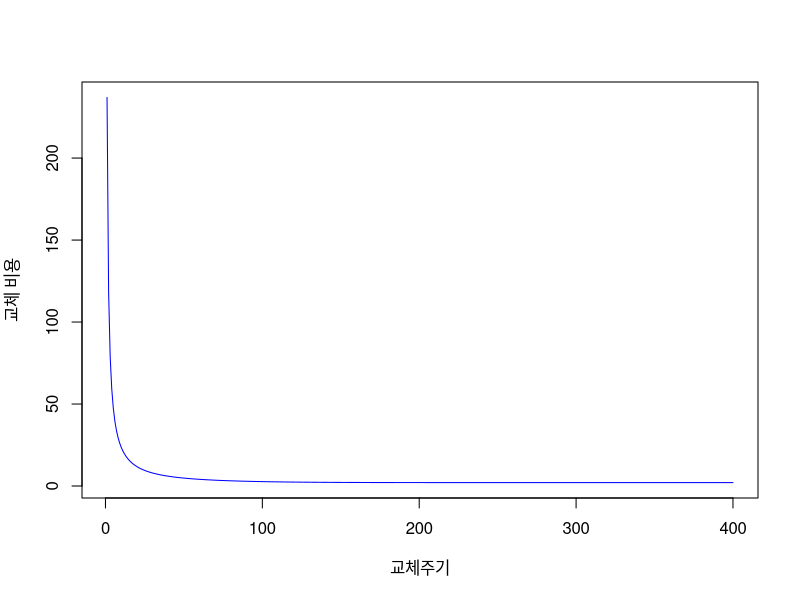

Recreate this plot in R.
##################################
library(lpSolve)
##################################
#1 - 1
Q <- matrix(c(-0.006, 0.003, 0.002, 0.001, 0.000, 0.000, 0.000, 0.000,
              0.020, -0.023, 0.000, 0.000, 0.002, 0.001, 0.000, 0.000,
              0.020, 0.000, -0.024, 0.000, 0.003, 0.000, 0.001, 0.000,
              0.020, 0.000, 0.000, -0.025, 0.000, 0.003, 0.002, 0.000,
              0.000, 0.020, 0.020, 0.000, -0.041, 0.000, 0.000, 0.001,
              0.000, 0.020, 0.000, 0.020, 0.000, -0.042, 0.000, 0.002,
              0.000, 0.000, 0.020, 0.020, 0.000, 0.000, -0.043, 0.003,
              0.000, 0.000, 0.000, 0.000, 0.020, 0.020, 0.020, -0.060), byrow = T, ncol = 8)

A <- t(Q) # 행렬 전환 t()
A[8,] <- 1 # 1개의 행을 제외하고 전체 파이의 합은 1 식으로 변환

B <- c(0,0,0,0,0,0,0,1) # 0벡터의 값 마지막 1 은 위 전체 파이의 합 1인 결과값.
solve(A,B)
pis <- solve(A,B)
sum(pis[1:3]) # 시스템 가용도

#검산
rp <- 0.02
r1 <- 0.001
r2 <- 0.002
r3 <- 0.003

A1 <- rp/(r1+rp)
A2 <- rp/(r2+rp)
A3 <- rp/(r3+rp)

As <- A1*(A2+A3-A2*A3)
As
#1-2

AS <- function(u) (u/(r1+u))*(u/(r2+u)+u/(r3+u)-u/(r2+u)*u/(r3+u))

while(T){
  if (AS(rp) >= 0.962)
    break;
  rp <- rp + 0.00000001
}
AS(rp)

rp
##################################
#2 
f <- function(t) exp(-(0.007*t)^2.9)
g <- function(t) integrate(f,0,t)$value 
h <- function(t) 237+28*(1-exp(-(0.007*t)^2.9))
CA <- function(t) h(t)/g(t)
x <- seq(1,400,1)
y <- NULL
for(i in 1:400) {
  y[i] <- CA(i) 
}
matplot(x[0:400],y[0:400],type="l", xlab="교체주기", ylab="단위시간당
교체 비용", col=c("blue"))
optimize(CA, interval=c(0, 400), maximum = F)


##################################
#3

# 각 부품의 수명
R1 <- 800
R2 <- 50
R3 <- 900
R4 <- 1024
R5 <- function(t) exp(-(0.002 * t)^0.5)
R5 <- integrate(R5,0,Inf)$value # 평균수명

T = max(min(R1,R2), R3, min(R2,R4)) + R5
T

##################################
#4

# 4-2
simul.result <- NULL
Ts <- NULL
n <- 100000 # 시행 횟수 수가 많아질 수록 구하고자 하는 값에 근접
for(i in 1:n) {
  T1 <- T2 <- T4 <- T5 <- T6 <- 200
  T3 <- rweibull(1, shape = 3, scale = 1/0.005)
  Ts <- min(max(T1,T2),T3,max(T4,min(T5, T6))) 
  simul.result <- c(simul.result,Ts)
}
mean(simul.result[simul.result > 211.8])-211.8 #평균 잔여수명. 

simul.result
T3 <- function(t) exp(-(0.005*t)^3)
integrate(T3,0,Inf)$value # T3 평균수명
# 4-3

T1 <- T2 <- T4 <- T5 <- T6 <- 1
T3 <- function(t) exp(-(0.005*t)^3)

Rs <- function(t) T3(t)
Rs(190) # 190 시점에서의 신뢰도

integrate(Rs,0,Inf)$value # 평균수명

v <- integrate(Rs,190,200)$value
MRL <- (1/Rs(190))*v
MRL

simul.result <- NULL
Ts <- NULL
n <- 100000 # 시행 횟수 수가 많아질 수록 구하고자 하는 값에 근접
for(i in 1:n) {
  T1 <- T2 <- T4 <- T5 <- T6 <- 200
  T3 <- rweibull(1, shape = 3, scale = 1/0.005)
  Ts <- min(max(T1,T2),T3,max(T4,min(T5, T6))) 
  simul.result <- c(simul.result,Ts)
}
mean(simul.result[simul.result > 190])-190 #평균 잔여수명. 

##################################
#5 

R1 <- function(t) exp(-0.001 * t)
R2 <- function(t) exp(-(0.006*t)^2)
R3 <- 1

R1(100);R2(100);
gR <- function(t) R1(t)+(R2(t)*R3-R1(t)*R2(t)*R3)
gR(100)

# 5-1
R1(100)
I1B <- function(t) 1-R2(t)*R3
I1B(100)

# 5-2
I2B <- function(t) R1(t)+R3-R1(t)*R3-R1(t)
I2CR <- function(t) I2B(t)*(1-R2(t))/(1-gR(t))

I2CR(100)

# 5-3
I3B <- function(t) R1(t)+R2(t)-R1(t)*R2(t)-R1(t)
I3B(100)

I3IP <- function(t) I3B(t)*(1-R3)
I3IP(100)

# 5-4
I3RAW <- function(t) (1-R1(t))/(1-gR(t))
I3RAW(100)
